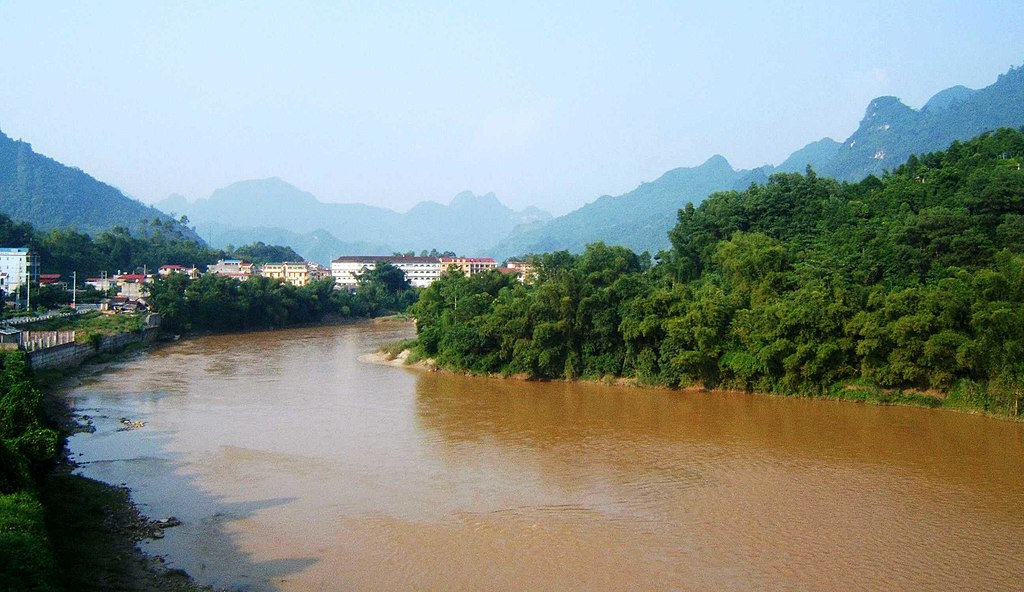
#> input picture Song_Lo.jpg, 1024 x 592 px, found by its file name
$ python KienCodeTest.py
#> lines starting #> are read from the running program, lines starting #| are printed output that depends on the picture; after the words box and inside, x2 and y2 are one past the last pixel; in counts of white or black regions, pixels touching at a corner belong together
import cv2
import numpy as np

path1 = "basic/NuocLu2.jpeg"
path2 = "basic/HoThienQuang.jpg"
path3 = "basic/deSong2.jpg"
path4 = "basic/Song_Lo.jpg"
original_image = cv2.imread(path4)
#> original_image is the input picture: shape (592, 1024, 3); mean B, G, R 138.1, 145.5, 135.6
original_image = cv2.resize(original_image,(500,500))
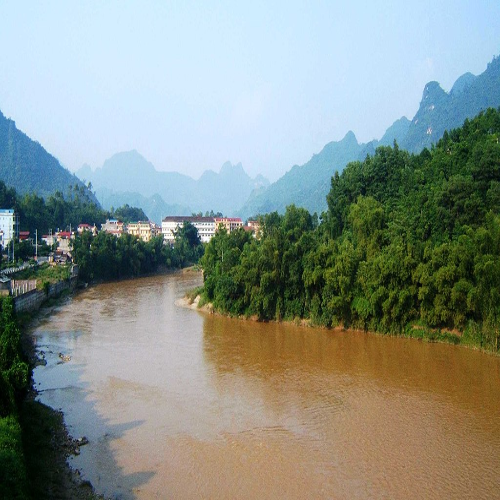
#> original_image: shape (500, 500, 3); mean B, G, R 138, 145.4, 135.5
img=cv2.cvtColor(original_image,cv2.COLOR_BGR2LAB)
#> img: shape (500, 500, 3); mean of channels 0, 1, 2 149, 124.5, 131.9

#k-means
vectorized = img.reshape((-1,3))
vectorized = np.float32(vectorized)
criteria = (cv2.TERM_CRITERIA_EPS + cv2.TERM_CRITERIA_MAX_ITER, 50, 1.0)
K = 5
attempts=10
ret,label,center=cv2.kmeans(vectorized,K,None,criteria,attempts,cv2.KMEANS_PP_CENTERS)
#> ret = 94371827.6; center = [[228.6, 123.6, 114.9], [124.3, 133.9, 156.8], [30.33, 119.8, 132.8], [165.3, 128.3, 129.1], [78.35, 113.3, 145.5]]
center = np.uint8(center)
#> center = [[228, 123, 114], [124, 133, 156], [30, 119, 132], [165, 128, 129], [78, 113, 145]]
res = center[label.flatten()]
result_image = res.reshape((img.shape))
#> result_image: shape (500, 500, 3); mean of channels 0, 1, 2 148.6, 123.9, 131.2
#canny
gray = cv2.cvtColor(original_image,cv2.COLOR_BGR2GRAY)
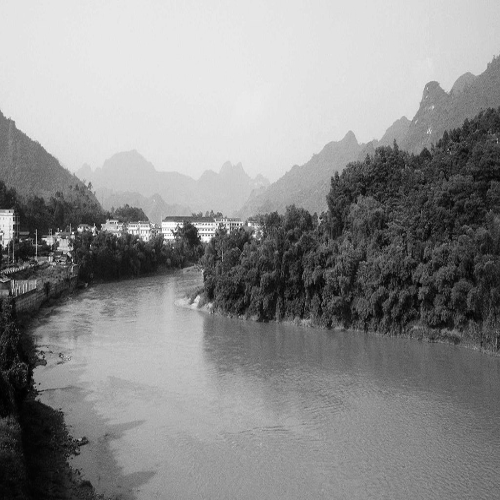
#> gray: shape (500, 500); min 0, max 254, mean 141.6
blur = cv2.GaussianBlur(gray,(5,5),0)

canny = cv2.Canny(blur,100,100)
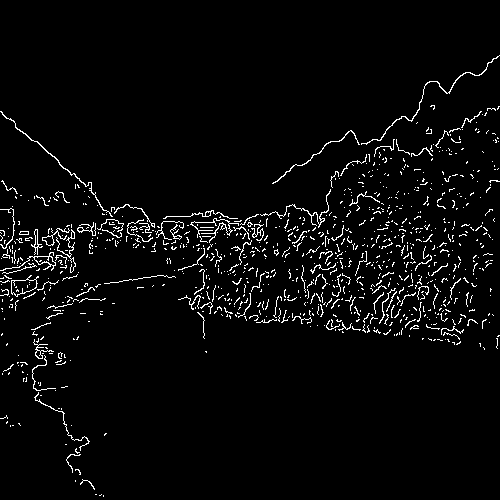
#> canny: shape (500, 500); 3.6% white in thin lines or dots, all inside (x1, y1, x2, y2) = (0, 55, 500, 497)
canny_reverse = cv2.bitwise_not(canny)

#loc nguong otsu
imgGray = cv2.cvtColor(result_image,cv2.COLOR_BGR2GRAY)
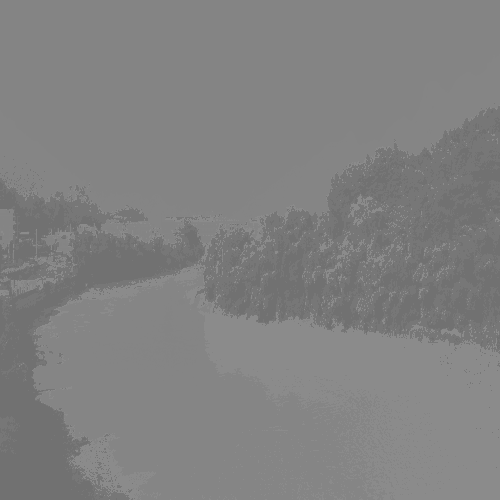
#> imgGray: shape (500, 500); min 113, max 139, mean 129.1
imgBlur = cv2.GaussianBlur(imgGray,(3,3),0)
kernel = np.ones((4, 4), np.uint8)
imgBlur = cv2.erode(imgBlur, kernel, iterations=1)
a,otsu = cv2.threshold(imgBlur,0, 255, cv2.THRESH_BINARY | cv2.THRESH_OTSU)
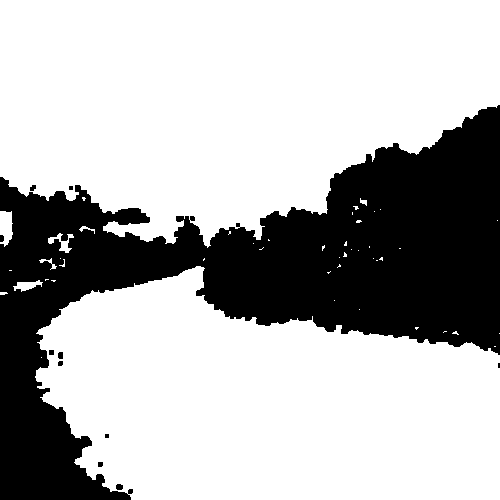
#> otsu: shape (500, 500); 70.3% white; 11 black regions (3 under 20 px), largest, box (x1, y1, x2, y2) and area: (0, 105, 500, 500) 74040, (116, 484, 123, 490) 37, (58, 352, 63, 359) 33
#> a = 124
otsu = cv2.bitwise_or(otsu,otsu, mask=canny_reverse)
#> otsu: shape (500, 500); 69.5% white; 61 black regions (51 under 20 px), largest, box (x1, y1, x2, y2) and area: (0, 105, 500, 500) 75341, (361, 55, 500, 145) 261, (272, 130, 360, 184) 148
#otsu = cv2.bitwise_not(otsu)

#
def getContours(img):
    contours,hierarchy = cv2.findContours(img, cv2.RETR_EXTERNAL,cv2.CHAIN_APPROX_NONE)
    max=0
    max1=0
    print(len(contours))
    for cnt in contours:
        area = cv2.contourArea(cnt)
        if area > max:
            max=area
            cnt_max = cnt
    for cnt in contours:
        area = cv2.contourArea(cnt)
        if area > max1 and area < max:
            max1=area
    for cnt in contours:
        area = cv2.contourArea(cnt)
        if area == max1:
            cv2.drawContours(original_image,cnt,-1,(0,255,0),2)
    #cv2.drawContours(original_image,cnt_max,-1,(0,250,0),2)
    return contours
#
otsu = cv2.morphologyEx(otsu,cv2.MORPH_OPEN,(3,3))
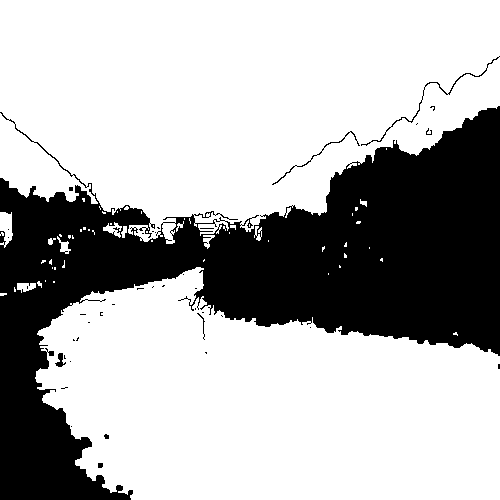
#> otsu: shape (500, 500); 69.5% white; 40 black regions (33 under 20 px)
contours =  getContours(otsu)
#> in getContours, `contours,hierarchy = cv2.findContours(img, cv2.RETR_EXTERNAL,cv2.CHAIN..`: contours = 58 contours, 48 with area under 20; largest, box (x1, y1, x2, y2) and area: (0, 0, 500, 244) 93216, (35, 267, 500, 500) 78444, (0, 212, 13, 248) 273, (17, 283, 36, 293) 106, (103, 222, 122, 238) 94
#| 58
#> the loop in getContours, `for cnt in contours:` made 58 passes
#> (area, max) on passes 4, 9, 58: (105.5, 105.5), (78443.5, 78443.5), (93216.5, 93216.5)
#> area on passes 24, 25, 26, 37, 39, 42: 22, 78, 54, 33.5, 32, 94.5
#> after the loop in getContours, `for cnt in contours:`: cnt_max = contour of 2015 points, box (x1, y1, x2, y2) (0, 0, 500, 244), area 93216; max = 93216.5
#> the loop in getContours, `for cnt in contours:` made 58 passes
#> after the loop in getContours, `for cnt in contours:`: max1 = 78443.5
#> the loop in getContours, `for cnt in contours:` made 58 passes
#> area on passes 4, 9, 24, 25, 26, 37, 39, 42, 48, 58: 105.5, 78443.5, 22, 78, 54, 33.5, 32, 94.5, 273, 93216.5
#> after the loop in getContours, `for cnt in contours:`:
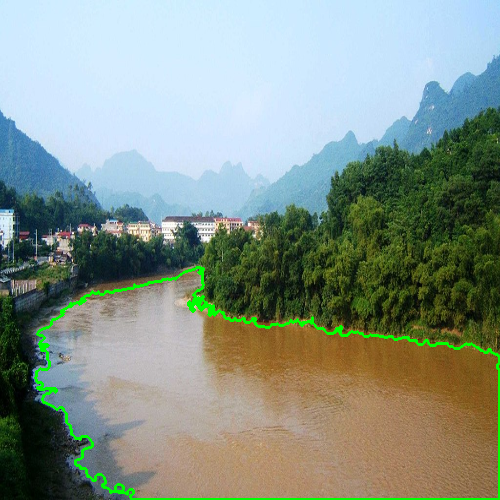
#> original_image: shape (500, 500, 3); mean B, G, R 136.5, 147.6, 133.3
# cnt,cX,cY =  find_contour_in_center_of_img(contours)

cv2.imshow("ori",original_image)
cv2.imshow("otsu",otsu)
cv2.imshow("canny_reverse",canny_reverse)
cv2.waitKey(0)

$ run again, with HoNuocC1_1.png saved as Song_Lo.jpg
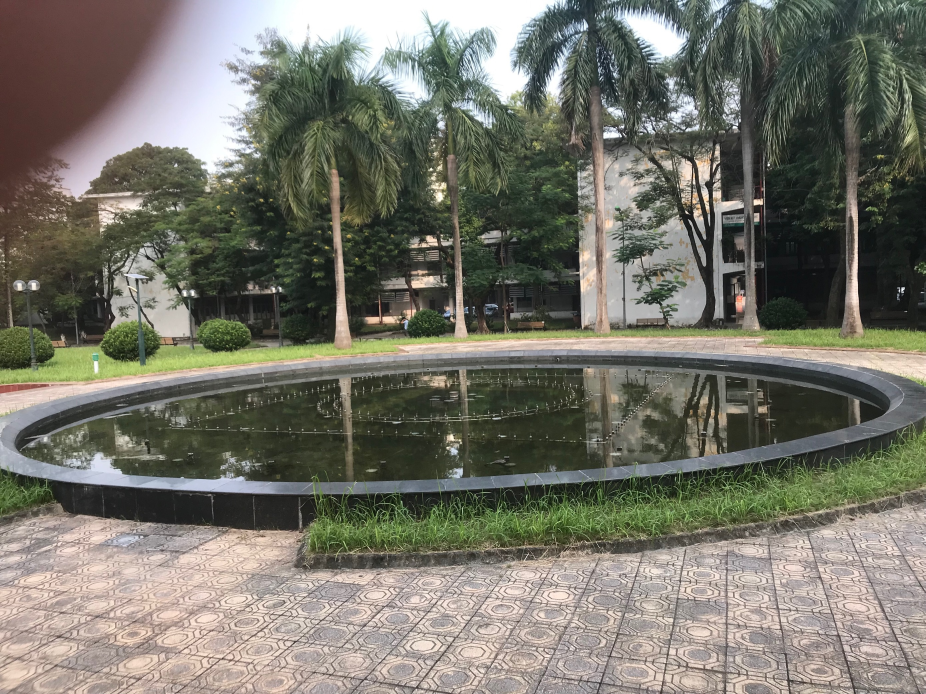
#> input picture HoNuocC1_1.png, 2776 x 2082 px, found by its file name (shown at 1/3 size)
#> original_image is the input picture: shape (2082, 2776, 3); mean B, G, R 106.1, 116.9, 118
#> img: shape (500, 500, 3); mean of channels 0, 1, 2 121.9, 126.3, 134.3
#> `ret,label,center=cv2.kmeans(vectorized,K,None,criteria,attempts,cv2.KM..`: ret = 70053136.5; center = [[78.75, 124.9, 136.3], [178.1, 128.7, 134.8], [225.7, 130.4, 130.9], [41.27, 124.4, 132.3], [127.2, 124.5, 136.2]]
#> `center = np.uint8(center)`: center = [[78, 124, 136], [178, 128, 134], [225, 130, 130], [41, 124, 132], [127, 124, 136]]
#> result_image: shape (500, 500, 3); mean of channels 0, 1, 2 121.5, 125.7, 133.8
#> `canny = cv2.Canny(blur,100,100)`:
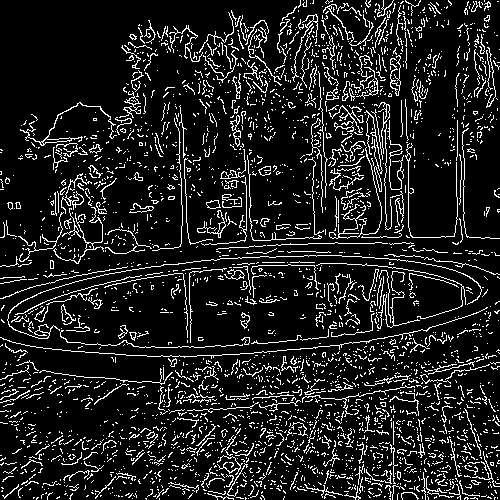
#> canny: shape (500, 500); 12.2% white in thin lines or dots
#> canny_reverse: shape (500, 500); 87.8% white; black in thin lines or dots
#> a = 126
#> in getContours, `contours,hierarchy = cv2.findContours(img, cv2.RETR_EXTERNAL,cv2.CHAIN..`: contours = 221 contours, 184 with area under 20; largest, box (x1, y1, x2, y2) and area: (0, 366, 500, 500) 51466, (0, 109, 500, 356) 16286, (31, 0, 300, 146) 15676, (62, 181, 102, 250) 920, (445, 316, 500, 364) 604
#| 221
#> the loop in getContours, `for cnt in contours:` made 221 passes
#> (area, max) on passes 23, 24, 43: (21.5, 21.5), (38, 38), (51466.5, 51466.5)
#> after the loop in getContours, `for cnt in contours:`: cnt_max = contour of 2235 points, box (x1, y1, x2, y2) (0, 366, 500, 500), area 51466; max = 51466.5
#> the loop in getContours, `for cnt in contours:` made 221 passes
#> (area, max1) on passes 23, 24, 55, 58, 68, 113, 162: (21.5, 21.5), (38, 38), (59, 59), (197.5, 197.5), (603.5, 603.5), (920, 920), (16286.5, 16286.5)
#> after the loop in getContours, `for cnt in contours:`: max1 = 16286.5
#> the loop in getContours, `for cnt in contours:` made 221 passes
#> area on passes 23 to 25: 21.5, 38, 34.5
#> after the loop in getContours, `for cnt in contours:`:
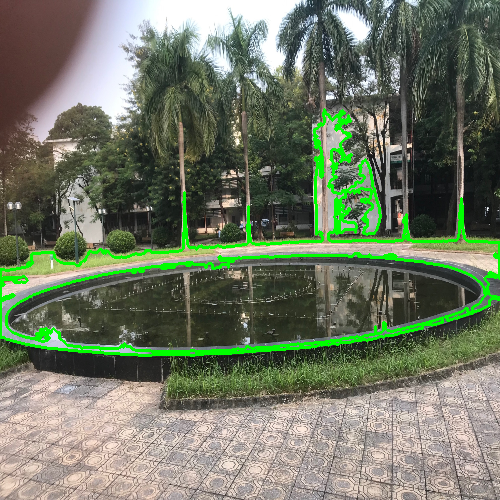
#> original_image: shape (500, 500, 3); mean B, G, R 100.2, 121.1, 111.7
